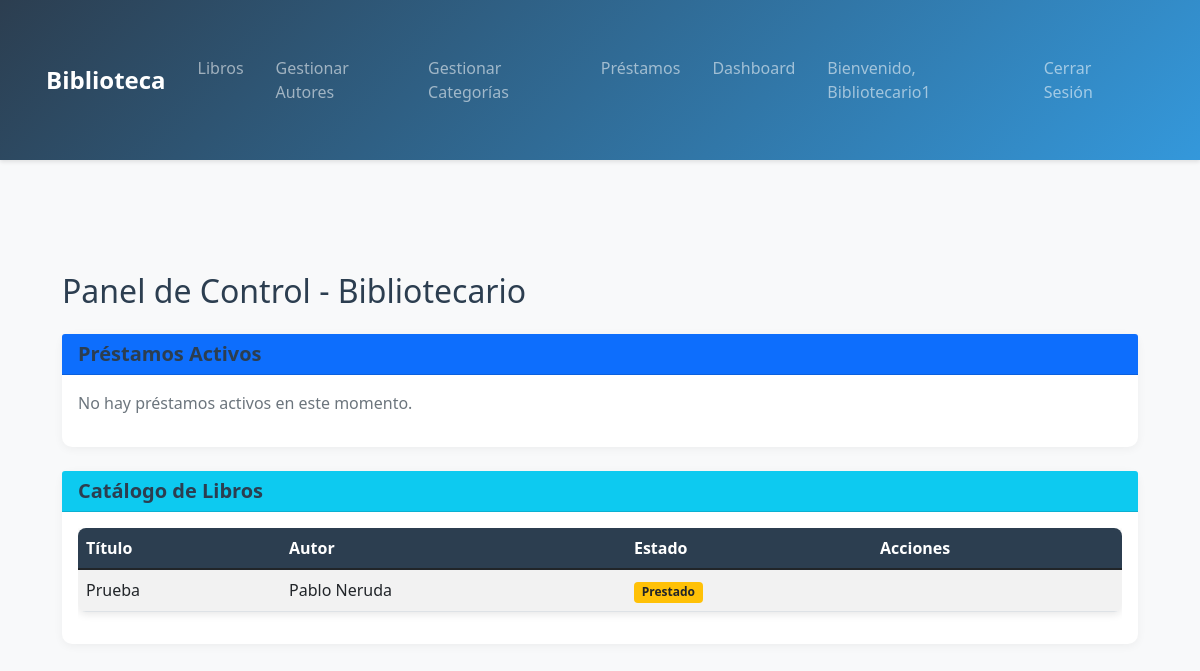
/dashboard/ (signed in), run on the app's committed database.
### Usuarios/models.py (models this page shows, shortened)
class Usuario(AbstractUser):
    ROLE_CHOICES = [
        ('ADMIN', 'Administrador'),
        ('BIBLIOTECARIO', 'Bibliotecario'),
        ('USUARIO', 'Usuario Regular')
    ]
    role = models.CharField(
        max_length=20,
        choices=ROLE_CHOICES,
        default='USUARIO',
        verbose_name='Rol'
    )
    direccion = models.CharField(max_length=200)
    telefono = models.CharField(max_length=20)
    notificacion_prestamo = models.BooleanField(default=True, help_text='Recibir notificaciones cuando tomes prestado un libro')
    notificacion_vencimiento = models.BooleanField(default=True, help_text='Recibir notificaciones próximos a vencer')
    notificacion_devolucion = models.BooleanField(default=True, help_text='Recibir notificaciones cuando devuelvas un libro')
    fecha_registro = models.DateTimeField(default=timezone.now)
    class Meta:
        verbose_name = 'Usuario'
        verbose_name_plural = 'Usuarios'
        permissions = [
            ('can_manage_books', 'Puede gestionar libros'),
            ('can_manage_users', 'Puede gestionar usuarios'),
            ('can_view_statistics', 'Puede ver estadísticas')
        ]

### libros/models.py (models this page shows, shortened)
class Libro(models.Model):
    ESTADO_CHOICES = [
        ('DISPONIBLE', 'Disponible'),
        ('PRESTADO', 'Prestado'),
        ('RESERVADO', 'Reservado'),
        ('NO_DISPONIBLE', 'No Disponible')
    ]
    titulo = models.CharField(max_length=200)
    autor = models.ForeignKey(Autor, on_delete=models.CASCADE, related_name='libros')
    categoria = models.ForeignKey(Categoria, on_delete=models.PROTECT, related_name='libros')
    isbn = models.CharField(max_length=13, unique=True)
    fecha_publicacion = models.DateField()
    estado = models.CharField(max_length=20, choices=ESTADO_CHOICES, default='DISPONIBLE')
    descripcion = models.TextField(default='Sin descripción')
    imagen = models.ImageField(upload_to='libros/', null=True, blank=True)
    imagen_url = models.URLField(
        max_length=500,
        default='https://media.istockphoto.com/id/1415203156/es/vector/página-de-error-icono-vectorial-de-página-no-encontrada-en-el-diseño-de-estilo-de-línea.jpg?s=612x612&w=0&k=20&c=nss_aWPtTb0hpc4oiGfFs_PGfihrNwVX06wxkWVkBfQ=',
        null=True,
        blank=True
    )
    fecha_creacion = models.DateTimeField(default=timezone.now)
    fecha_actualizacion = models.DateTimeField(auto_now=True)
    class Meta:
        ordering = ['titulo']

class Autor(models.Model):
    NACIONALIDADES = [
        ('AR', 'Argentina'),
        ('BO', 'Bolivia'),
        ('BR', 'Brasil'),
        ('CL', 'Chile'),
        ('CO', 'Colombia'),
        ('EC', 'Ecuador'),
        ('ES', 'España'),
        ('MX', 'México'),
        ('PE', 'Perú'),
        ('PY', 'Paraguay'),
        ('UY', 'Uruguay'),
        ('VE', 'Venezuela'),
        ('OT', 'Otra')
    ]
    nombre = models.CharField(max_length=100)
    apellido = models.CharField(max_length=100)
    nacionalidad = models.CharField(max_length=2, choices=NACIONALIDADES, default='OT')
    biografia = models.TextField(blank=True)
    def __str__(self):
        return f"{self.nombre} {self.apellido}"
    class Meta:
        ordering = ['apellido', 'nombre']

### Usuarios/views.py (the view, shortened to what this page needs)
# urls.py: path('dashboard/', views.dashboard, name='dashboard'),
@login_required
def dashboard(request):
    if request.user.role == 'BIBLIOTECARIO':
        todos_libros = Libro.objects.all().order_by('titulo')
        prestamos_activos = Prestamo.objects.filter(devuelto=False).order_by('fecha_devolucion_esperada')
        return render(request, 'usuarios/dashboard_bibliotecario.html', {
            'todos_libros': todos_libros,
            'prestamos_activos': prestamos_activos
        })

### Usuarios/templates/usuarios/dashboard_bibliotecario.html (shortened to what this page needs)
{% extends 'base.html' %}
{% block content %}
<div class="container mt-4">
    <h2 class="mb-4">Panel de Control - Bibliotecario</h2>
    <div class="card mb-4">
        <div class="card-header bg-primary text-white">
            <h3 class="card-title h5 mb-0">Préstamos Activos</h3>
        </div>
        <div class="card-body">
            {% if prestamos_activos %}
            <div class="table-responsive">
                <table class="table table-striped">
                    <thead>
                        <tr>
                            <th>Libro</th>
                            <th>Usuario</th>
                            <th>Fecha de Préstamo</th>
                            <th>Fecha de Vencimiento</th>
                            <th>Estado</th>
                            <th>Acciones</th>
                        </tr>
                    </thead>
                    <tbody>
                        {% for prestamo in prestamos_activos %}
                        <tr>
                            <td>{{ prestamo.libro.titulo }}</td>
                            <td>{{ prestamo.usuario.username }}</td>
                            <td>{{ prestamo.fecha_prestamo|date:"d/m/Y" }}</td>
                            <td>{{ prestamo.fecha_devolucion_esperada|date:"d/m/Y" }}</td>
                            <td>
                                {% if prestamo.fecha_devolucion_esperada < now %}
                                <span class="badge bg-danger">Vencido</span>
                                {% else %}
                                <span class="badge bg-success">Al día</span>
                                {% endif %}
                            </td>
                            <td>
                                <a href="{% url 'devolver_libro' prestamo.id %}" class="btn btn-sm btn-success">Marcar como devuelto</a>
                            </td>
                        </tr>
                        {% endfor %}
                    </tbody>
                </table>
            </div>
            {% else %}
            <p class="text-muted">No hay préstamos activos en este momento.</p>
            {% endif %}
        </div>
    </div>
    <div class="card">
        <div class="card-header bg-info text-white">
            <h3 class="card-title h5 mb-0">Catálogo de Libros</h3>
        </div>
        <div class="card-body">
            {% if todos_libros %}
            <div class="table-responsive">
                <table class="table table-striped">
                    <thead>
                        <tr>
                            <th>Título</th>
                            <th>Autor</th>
                            <th>Estado</th>
                            <th>Acciones</th>
                        </tr>
                    </thead>
                    <tbody>
                        {% for libro in todos_libros %}
                        <tr>
                            <td>{{ libro.titulo }}</td>
                            <td>{{ libro.autor }}</td>
                            <td>
                                {% if libro.disponible %}
                                <span class="badge bg-success">Disponible</span>
                                {% else %}
                                <span class="badge bg-warning text-dark">Prestado</span>
                                {% endif %}
                            </td>
                            <td>
                            </td>
                        </tr>
                        {% endfor %}
                    </tbody>
                </table>
            </div>
            {% else %}
            <p class="text-muted">No hay libros registrados en el sistema.</p>
            {% endif %}
        </div>
    </div>
</div>
{% endblock %}

### templates/base.html (shortened to what this page needs)
<!DOCTYPE html>
<html lang="es">
<head>
    <link href="https://cdn.jsdelivr.net/npm/bootstrap@5.1.3/dist/css/bootstrap.min.css" rel="stylesheet">
    <link href="https://cdnjs.cloudflare.com/ajax/libs/font-awesome/5.15.4/css/all.min.css" rel="stylesheet">
    {% load static %}
    <link href="{% static 'css/styles.css' %}" rel="stylesheet">
</head>
<body>
    <nav class="navbar navbar-expand-lg navbar-dark bg-dark">
        <div class="container">
            <a class="navbar-brand" href="{% url 'lista_libros' %}">Biblioteca</a>
            <div class="collapse navbar-collapse" id="navbarNav">
                <ul class="navbar-nav">
                    <li class="nav-item">
                        <a class="nav-link" href="{% url 'lista_libros' %}">Libros</a>
                    </li>
                    {% if user.is_authenticated %}
                        {% if user.is_staff %}
                            <li class="nav-item">
                                <a class="nav-link" href="{% url 'gestionar_autores' %}">Gestionar Autores</a>
                            </li>
                            <li class="nav-item">
                                <a class="nav-link" href="{% url 'gestionar_categorias' %}">Gestionar Categorías</a>
                            </li>
                            <li class="nav-item">
                                <a class="nav-link" href="{% url 'lista_prestamos' %}">Préstamos</a>
                            </li>
                            <li class="nav-item">
                                <a class="nav-link" href="{% url 'dashboard' %}">Dashboard</a>
                            </li>
                        {% endif %}
                    {% endif %}
                </ul>
                <ul class="navbar-nav ms-auto">
                    {% if user.is_authenticated %}
                        <li class="nav-item">
                            <span class="nav-link">Bienvenido, {{ user.username }}</span>
                        </li>
                        <li class="nav-item">
                            <a class="nav-link" href="{% url 'logout' %}">Cerrar Sesión</a>
                        </li>
                    {% endif %}
                </ul>
            </div>
        </div>
    </nav>
    <div class="container mt-4">
        {% block content %}
        {% endblock %}
    </div>
    {% load static %}
</body>
</html>

### static/css/styles.css (style rules this page uses)
:root { --primary-color: #2c3e50; --secondary-color: #3498db; --accent-color: #e74c3c; --background-color: #f8f9fa; --text-color: #2c3e50; }
body { background-color: var(--background-color); color: var(--text-color); font-family: 'Segoe UI', system-ui, -apple-system, sans-serif; }
.navbar { background: linear-gradient(135deg, var(--primary-color), var(--secondary-color)) !important; box-shadow: 0 2px 4px rgba(0,0,0,0.1); padding: 1rem 0; }
.navbar-brand { font-weight: 600; font-size: 1.5rem; }
.nav-link { font-weight: 500; padding: 0.5rem 1rem !important; transition: color 0.3s ease; }
.card { border: none; border-radius: 10px; background: white; box-shadow: 0 2px 10px rgba(0,0,0,0.05); }
.card-title { color: var(--primary-color); font-weight: 600; }
.container { padding: 2rem 1rem; }
.table { border-radius: 8px; overflow: hidden; box-shadow: 0 2px 8px rgba(0,0,0,0.1); }
.table thead th { background-color: var(--primary-color); color: white; border: none; }

### data on the page
Usuario: username "Bibliotecario1"
Libro: titulo "Prueba", autor "Pablo Neruda"
